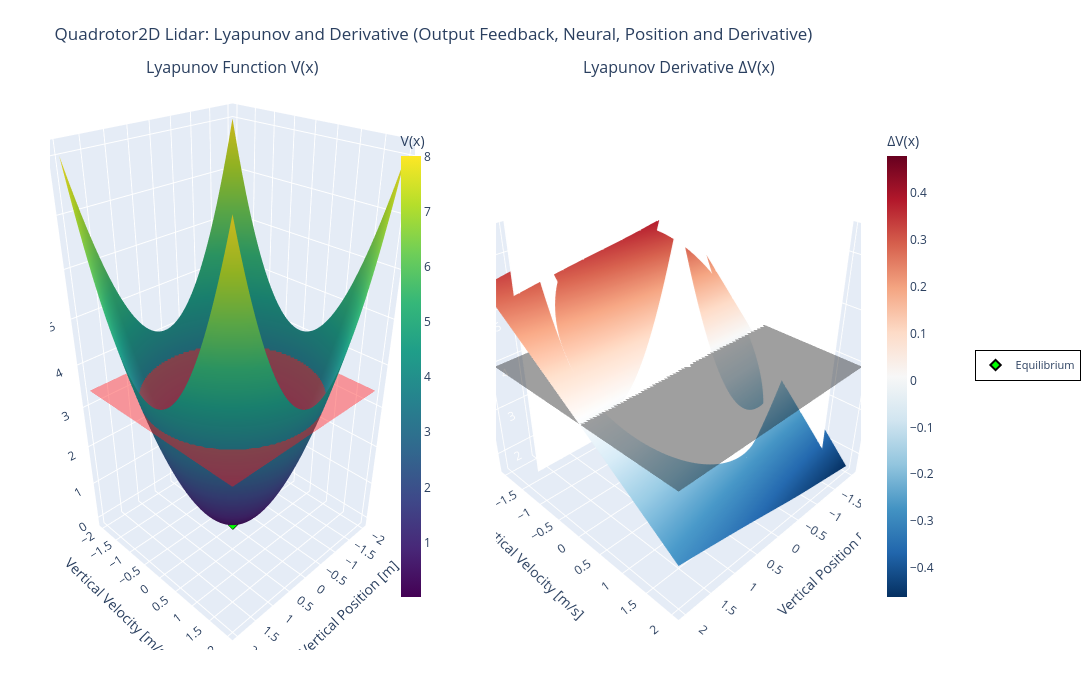

Notebook source saved alongside this figure:
### Code cell
state_limits_pos = ((-2, 2), (-2, 2))
state_indices_pos = (0, 2)

# 3D Lyapunov function, function and derivative, position and derivative
plot_lyapunov_3d_surface(
        lyapunov_nn,
        state_limits_pos,
        controller_nn=nn_controller,
        dynamics_system=discrete_system,
        observer_nn=nn_observer,
        state_indices=state_indices_pos,
        state_names=("Vertical Position [m]", "Vertical Velocity [m/s]"),
        rho=rho,
        grid_resolution=60,
        title="Quadrotor2D Lidar: Lyapunov and Derivative (Output Feedback, Neural, Position and Derivative)",
        show=False,
        colorscale="Viridis",
        show_derivative=True,
    )

### Figure 1 — Plotly figure (JSON) as saved in the notebook; plotly's stock layout.template omitted (floating-point values rounded to 4 significant figures; data arrays with more than 128 entries replaced by an {"elided": "..."} marker saying what was removed)
{"data": [{"colorbar": {"len": 0.85, "thickness": 20, "title": {"text": "V(x)"}, "x": 0.42}, "colorscale": [[0, "#440154"], [0.1111, "#482878"], [0.2222, "#3e4989"], [0.3333, "#31688e"], [0.4444, "#26828e"], [0.5556, "#1f9e89"], [0.6667, "#35b779"], [0.7778, "#6ece58"], [0.8889, "#b5de2b"], [1, "#fde725"]], "hovertemplate": "%{xaxis.title.text}: %{x:.3f}<br>%{yaxis.title.text}: %{y:.3f}<br>V: %{z:.3f}<extra></extra>", "name": "V(x)", "opacity": 1, "scene": "scene", "type": "surface", "x": {"elided": "60x60 float values"}, "y": {"elided": "60x60 float values"}, "z": {"elided": "60x60 float values"}}, {"colorbar": {"len": 0.85, "thickness": 20, "title": {"text": "ΔV(x)"}, "x": 1.02}, "colorscale": [[0, "rgb(5,48,97)"], [0.1, "rgb(33,102,172)"], [0.2, "rgb(67,147,195)"], [0.3, "rgb(146,197,222)"], [0.4, "rgb(209,229,240)"], [0.5, "rgb(247,247,247)"], [0.6, "rgb(253,219,199)"], [0.7, "rgb(244,165,130)"], [0.8, "rgb(214,96,77)"], [0.9, "rgb(178,24,43)"], [1, "rgb(103,0,31)"]], "hovertemplate": "%{xaxis.title.text}: %{x:.3f}<br>%{yaxis.title.text}: %{y:.3f}<br>ΔV: %{z:.3f}<extra></extra>", "name": "ΔV(x)", "opacity": 1, "scene": "scene2", "type": "surface", "x": {"elided": "60x60 float values"}, "y": {"elided": "60x60 float values"}, "z": {"elided": "60x60 float values"}}, {"colorscale": [[0, "red"], [1, "red"]], "hovertemplate": "ROA boundary<extra></extra>", "name": "ROA (ρ=3.401)", "opacity": 0.4, "scene": "scene", "showscale": false, "type": "surface", "x": {"elided": "60x60 float values"}, "y": {"elided": "60x60 float values"}, "z": {"elided": "60x60 float values"}}, {"colorscale": [[0, "black"], [1, "black"]], "hovertemplate": "ΔV=0 plane<extra></extra>", "name": "ΔV=0", "opacity": 0.4, "scene": "scene2", "showscale": false, "type": "surface", "x": {"elided": "60x60 float values"}, "y": {"elided": "60x60 float values"}, "z": {"elided": "60x60 float values"}}, {"hovertemplate": "Equilibrium<extra></extra>", "marker": {"color": "lime", "line": {"color": "black", "width": 2}, "size": 8, "symbol": "diamond"}, "mode": "markers", "name": "Equilibrium", "scene": "scene", "showlegend": true, "type": "scatter3d", "x": [0], "y": [0], "z": [0]}, {"hovertemplate": "Equilibrium<extra></extra>", "marker": {"color": "lime", "line": {"color": "black", "width": 2}, "size": 8, "symbol": "diamond"}, "mode": "markers", "name": "Equilibrium", "scene": "scene2", "showlegend": false, "type": "scatter3d", "x": [0], "y": [0], "z": [0]}], "layout": {"annotations": [{"font": {"size": 16}, "showarrow": false, "text": "Lyapunov Function V(x)", "x": 0.225, "xanchor": "center", "xref": "paper", "y": 1, "yanchor": "bottom", "yref": "paper"}, {"font": {"size": 16}, "showarrow": false, "text": "Lyapunov Derivative ΔV(x)", "x": 0.775, "xanchor": "center", "xref": "paper", "y": 1, "yanchor": "bottom", "yref": "paper"}], "height": 700, "legend": {"bgcolor": "rgba(255,255,255,0.95)", "bordercolor": "black", "borderwidth": 1, "font": {"size": 11}, "x": 1.14, "xanchor": "left", "y": 0.5, "yanchor": "middle"}, "margin": {"b": 50, "l": 50, "r": 50, "t": 80}, "scene": {"camera": {"eye": {"x": 1.5, "y": 1.5, "z": 1.3}}, "domain": {"x": [0, 0.45], "y": [0, 1]}, "xaxis": {"title": {"text": "Vertical Position [m]"}}, "yaxis": {"title": {"text": "Vertical Velocity [m/s]"}}, "zaxis": {"title": {"text": "V(x)"}}}, "scene2": {"camera": {"eye": {"x": 1.5, "y": 1.5, "z": 1.3}}, "domain": {"x": [0.55, 1], "y": [0, 1]}, "xaxis": {"title": {"text": "Vertical Position [m]"}}, "yaxis": {"title": {"text": "Vertical Velocity [m/s]"}}, "zaxis": {"title": {"text": "ΔV(x)"}}}, "showlegend": true, "title": {"text": "Quadrotor2D Lidar: Lyapunov and Derivative (Output Feedback, Neural, Position and Derivative)"}, "width": 1500}}
